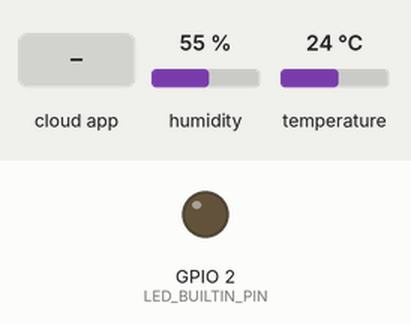
The sketch below on a simulated ESP32. Shown: output pins drawn as LEDs (lit = HIGH). Inputs (shaded band) come from the test bench; at power-on: humidity 55 %, temperature 24 °C. WiFi joins after 1.5 s; servers stay silent unless stated; the Firebase database answers and starts empty; what the sketch prints to the serial monitor is not drawn.

Above: at 4.8 s.
4.9 s: the phone or cloud app sets status to 1
At 8.1 s:
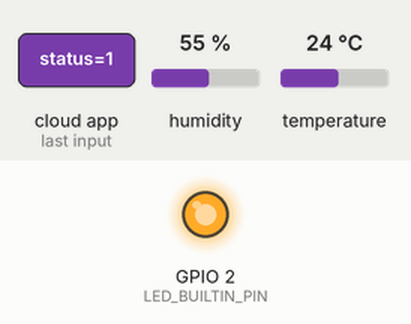
9.0 s: the phone or cloud app sets status to 0
At 11.6 s:
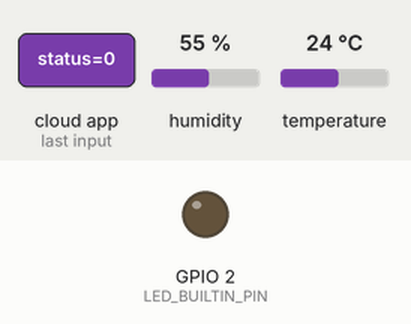
Timing chart, 0 to 13.1 s (numbered marks = the images above; inputs shaded):
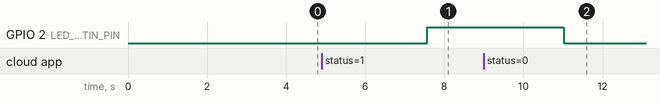

Measured:
- after the input at 4.9 s, GPIO 2 (LED_BUILTIN_PIN): LOW → HIGH after 2.7 s
- after the input at 9.0 s, GPIO 2 (LED_BUILTIN_PIN): HIGH → LOW after 2.0 s

The sketch:

sketch_may22b.ino
```cpp
#include <WiFi.h>
#include <FirebaseESP32.h>
#include <DHT.h>

// WiFi
#define WIFI_SSID "TP-LINK_D94A"
#define WIFI_PASSWORD "12341234"

// Firebase
#define FIREBASE_HOST "https://esp32sensorproject-e83c0-default-rtdb.firebaseio.com/"
#define FIREBASE_AUTH "r5dXKUAacGUJJUjUd3VyVlWeheICca19hA870454"

// Cảm biến và LED
#define DHTPIN 4
#define LED_BUILTIN_PIN 2
#define DHTTYPE DHT22

DHT dht(DHTPIN, DHTTYPE);

FirebaseData firebaseData;
FirebaseConfig config;
FirebaseAuth auth;

void setup() {
  Serial.begin(115200);
  pinMode(LED_BUILTIN_PIN, OUTPUT);

  // Kết nối WiFi
  WiFi.begin(WIFI_SSID, WIFI_PASSWORD);
  Serial.print("Connecting to WiFi");
  while (WiFi.status() != WL_CONNECTED) {
    Serial.print(".");
    delay(500);
  }
  Serial.println();
  Serial.println("✅ WiFi Connected!");
  Serial.printf("IP Address: %s\n", WiFi.localIP().toString().c_str());

  // Cấu hình Firebase
  config.database_url = FIREBASE_HOST;
  config.signer.tokens.legacy_token = FIREBASE_AUTH;

  Firebase.begin(&config, &auth);
  Firebase.reconnectWiFi(true);

  Serial.println("✅ Firebase Connected!");

  dht.begin();

  // Khởi tạo giá trị mặc định
  Firebase.setBool(firebaseData, "Led/status", false);
  delay(2000);
}

void loop() {
  // Đọc cảm biến
  float temperature = dht.readTemperature();
  float humidity = dht.readHumidity();

  if (!isnan(temperature) && !isnan(humidity)) {
    Serial.printf("🌡️ Temperature: %.1f °C | 💧 Humidity: %.1f %%\n", temperature, humidity);

    // Gửi temperature
    if (Firebase.setFloat(firebaseData, "Sensor/temperature", temperature)) {
      Serial.println("✅ Temperature sent successfully");
    } else {
      Serial.printf("❌ Temperature failed: %s\n", firebaseData.errorReason().c_str());
    }

    // Gửi humidity
    if (Firebase.setFloat(firebaseData, "Sensor/humidity", humidity)) {
      Serial.println("✅ Humidity sent successfully");
    } else {
      Serial.printf("❌ Humidity failed: %s\n", firebaseData.errorReason().c_str());
    }
  } else {
    Serial.println("⚠️ Failed to read DHT sensor!");
  }

  // Kiểm tra LED status
  if (Firebase.getBool(firebaseData, "Led/status")) {
    bool ledState = firebaseData.boolData();
    digitalWrite(LED_BUILTIN_PIN, ledState);
    Serial.printf("💡 LED: %s\n", ledState ? "ON" : "OFF");
  } else {
    Serial.printf("❌ LED read failed: %s\n", firebaseData.errorReason().c_str());
  }
  delay(3000);
}
```
